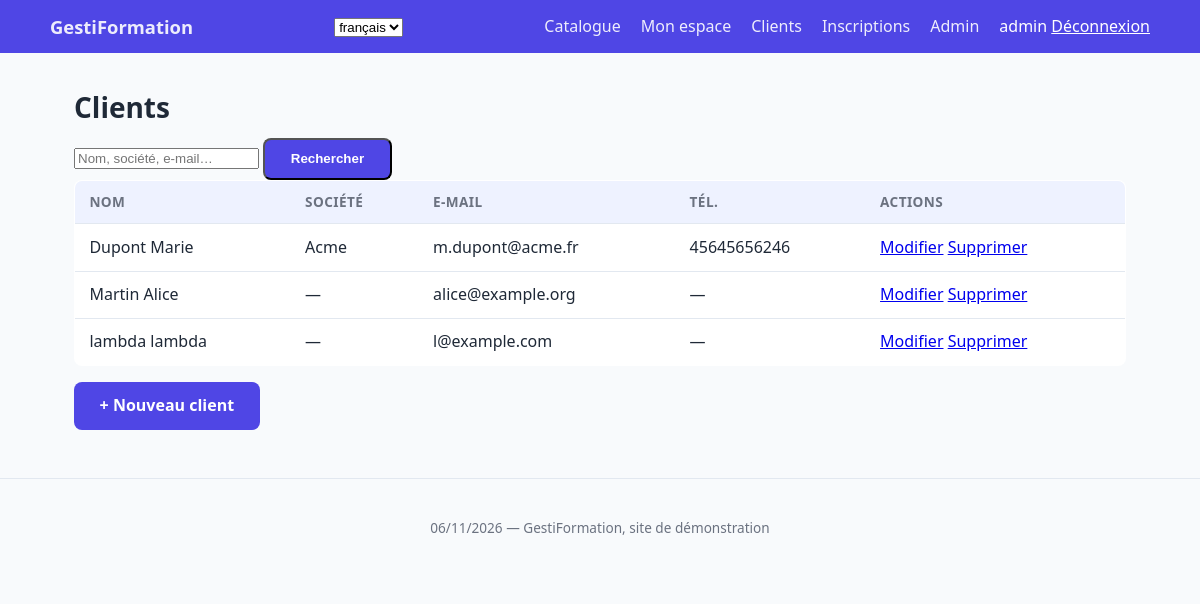
The page /fr/clients/ (signed in) on the database its author committed.
### catalog/models.py (models this page shows, shortened)
class Client(models.Model):
    prenom = models.CharField(_('prénom'), max_length=60)
    nom = models.CharField(_('nom'), max_length=60)
    societe = models.CharField(_('société'), max_length=100, blank=True)
    email = models.EmailField(_('e-mail'), unique=True)
    telephone = models.CharField(_('téléphone'), max_length=20, blank=True)
    date_creation = models.DateTimeField(_('créé le'), auto_now_add=True)
    utilisateur = models.OneToOneField(
        settings.AUTH_USER_MODEL,
        on_delete=models.SET_NULL,
        null=True, blank=True,
        related_name='client',
        verbose_name=_('compte utilisateur')
    )
    class Meta:
        verbose_name = _('client')
        ordering = ['nom', 'prenom']

### catalog/views.py (the view)
# urls.py: path('clients/', views.liste_clients, name="clients"),
@login_required
@permission_required('catalog.view_client', raise_exception=True)
def liste_clients(request: HttpRequest):
    q = request.GET.get('q', '').strip()
    if q:
        clients = Client.objects.filter(
            Q(prenom__icontains=q) |
            Q(nom__icontains=q) |
            Q(societe__icontains=q) |
            Q(email__icontains=q)
        )
    else:
        clients = Client.objects.all()
    return render(request, 'catalog/liste_clients.html', {
        "clients": clients
    })

### catalog/templates/catalog/liste_clients.html (shortened to what this page needs)
{% extends "catalog/base.html" %}
{% load i18n %}
{% block contenu %}
<section class="clients">
    <h1>{% translate "Clients" %}</h1>
    <form method="get" class="recherche">
        <input type="search" name="q" value="{{ q }}" placeholder="Nom, société, e-mail…">
        <button type="submit" class="btn">{% translate "Rechercher" %}</button>
    </form>
    <table class="tableau">
        <thead><tr><th>{% translate "Nom" %}</th><th>{% translate "Société" %}</th><th>{% translate "E-mail" %}</th><th>{% translate "Tél." %}</th><th>{% translate "Actions" %}</th></tr></thead>
        <tbody>
        {% for c in clients %}
            <tr>
                <td>{{ c.nom }} {{ c.prenom }}</td>
                <td>{{ c.societe|default:"—" }}</td>
                <td>{{ c.email }}</td>
                <td>{{ c.telephone|default:"—" }}</td>
                <td>
                    {% if perms.catalog.change_client %}<a href="{% url 'catalog:modifier-client' c.pk %}">{% translate "Modifier" %}</a>{% endif %}
                    {% if perms.catalog.delete_client %}<a href="{% url 'catalog:supprimer-client' c.pk %}">{% translate "Supprimer" %}</a>{% endif %}
                </td>
            </tr>
        {% endfor %}
        </tbody>
    </table>
    <p><a class="btn" href="{% url 'catalog:nouveau-client' %}">{% translate "+ Nouveau client" %}</a></p>
</section>
{% endblock %}

### catalog/templates/catalog/base.html (shortened to what this page needs)
{% load static %}
{% load i18n %}
{% get_current_language as LANGUAGE_CODE %}
<!DOCTYPE html>
<html lang="{{ LANGUAGE_CODE }}">
<head>
    <link rel="stylesheet" href="{% static 'css/base.css' %}">
</head>
<body>
    <header class="entete">
        <nav class="nav">
            <a class="logo" href="">GestiFormation</a>
            <form action="{% url 'set_language' %}" method="post" class="inline">
                {% get_available_languages as LANGUAGES %}
                {% get_language_info_list for LANGUAGES as langues %}
                <select name="language" onchange="this.form.submit()" aria-label="{% translate 'Langue' %}">
                    {% for langue in langues %}
                        <option value="{{ langue.code }}"{% if langue.code == LANGUAGE_CODE %} selected{% endif %}>
                            {{ langue.name_local }}
                        </option>
                    {% endfor %}
                </select>
            </form>
            <ul>
                <li><a href="{% url 'catalog:liste-formations' %}">{% translate "Catalogue" %}</a></li>
                {% if user.is_authenticated %}
                    <li><a href="{% url 'catalog:mon-espace' %}">{% translate "Mon espace" %}</a></li>
                    {% if perms.catalog.view_client %}<li><a href="{% url 'catalog:clients' %}">{% translate "Clients" %}</a></li>{% endif %}
                    {% if perms.catalog.view_inscription %}<li><a href="{% url 'catalog:inscriptions' %}">{% translate "Inscriptions" %}</a></li>{% endif %}
                    {% if user.is_staff %}<li><a href="{% url 'admin:index' %}">{% translate "Admin" %}</a></li>{% endif %}
                    <li>
                        {{ user.get_username }}
                        <form method="post" action="{% url 'logout' %}" class="inline">
                            {% csrf_token %}<button type="submit" class="lien">{% translate "Déconnexion" %}</button>
                        </form>
                    </li>
                {% else %}
                    <li><a href="{% url "login" %}">{% translate "Connexion" %}</a></li>
                    <li><a href="{% url "catalog:creer-compte" %}">{% translate "Créer un compte" %}</a></li>
                {% endif %}
            </ul>
        </nav>
    </header>
    <main class="contenu">
        {% block contenu %}{% endblock contenu %}
    </main>
    <footer class="pied">
        <p>{% now "d/m/Y" %} — GestiFormation, {% translate "site de démonstration" %}</p>
    </footer>
</body>
</html>

### catalog/static/css/base.css (style rules this page uses)
:root { --fond: #f8fafc; --encre: #1f2937; --encre-douce: #6b7280; --primaire: #4f46e5; --primaire-fonce: #3730a3; --bordure: #e2e8f0; --blanc: #ffffff; --succes: #0f766e; --alerte: #d97706; }
* { box-sizing: border-box; }
body { margin: 0; font-family: system-ui, -apple-system, "Segoe UI", sans-serif; color: var(--encre); background: var(--fond); line-height: 1.6; }
.entete { background: var(--primaire); color: var(--blanc); padding: 0.75rem 1.5rem; }
.nav { display: flex; align-items: center; justify-content: space-between; max-width: 1100px; margin: 0 auto; }
.logo { font-weight: 700; font-size: 1.15rem; color: var(--blanc); text-decoration: none; }
.nav ul { display: flex; gap: 1.25rem; list-style: none; margin: 0; padding: 0; }
.nav a { color: var(--blanc); text-decoration: none; opacity: 0.9; }
.contenu { max-width: 1100px; margin: 2rem auto; padding: 0 1.5rem; }
h1 { font-size: 1.75rem; margin-bottom: 0.5rem; }
.tableau { width: 100%; border-collapse: collapse; background: var(--blanc); border: 1px solid var(--bordure); border-radius: 8px; overflow: hidden; }
.tableau th, .tableau td { padding: 0.65rem 0.9rem; text-align: left; border-bottom: 1px solid var(--bordure); }
.tableau th { background: #eef2ff; font-weight: 600; font-size: 0.85rem; text-transform: uppercase; letter-spacing: 0.03em; color: var(--encre-douce); }
.tableau tr:last-child td { border-bottom: none; }
.btn { display: inline-block; background: var(--primaire); color: var(--blanc); padding: 0.7rem 1.6rem; border-radius: 8px; text-decoration: none; font-weight: 600; transition: background 0.15s; }
.pied { text-align: center; color: var(--encre-douce); font-size: 0.85rem; padding: 1.5rem; border-top: 1px solid var(--bordure); margin-top: 3rem; }
form.inline { display: inline; }
.lien { background: none; border: 0; padding: 0; font: inherit; color: inherit; text-decoration: underline; cursor: pointer; }

### rows shown on the page
Client: nom "Dupont", prenom "Marie", societe "Acme", email "m.dupont@acme.fr", telephone "45645656246"
Client: nom "Martin", prenom "Alice", societe "—", email "alice@example.org", telephone "—"
Client: nom "lambda", prenom "lambda", societe "—", email "l@example.com", telephone "—"

### other values the page prints
{{ user.get_username }} "admin"
form field language "français"
